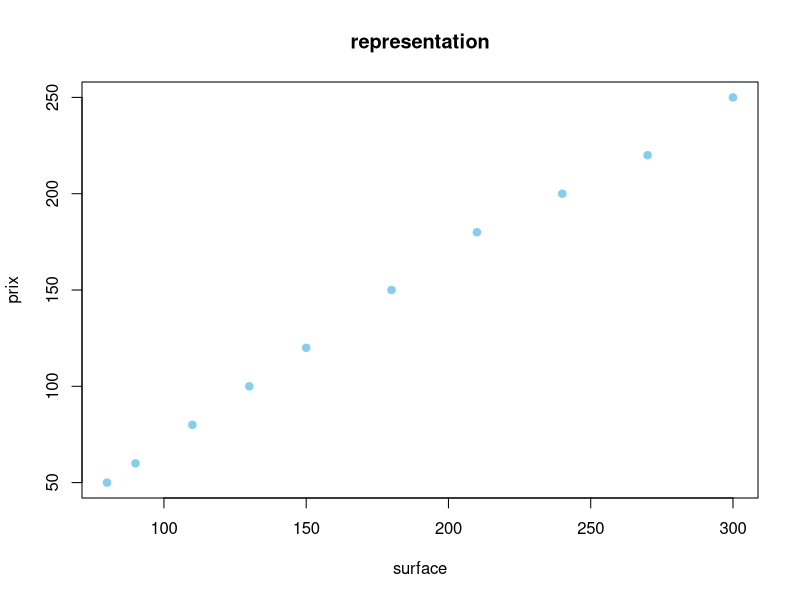
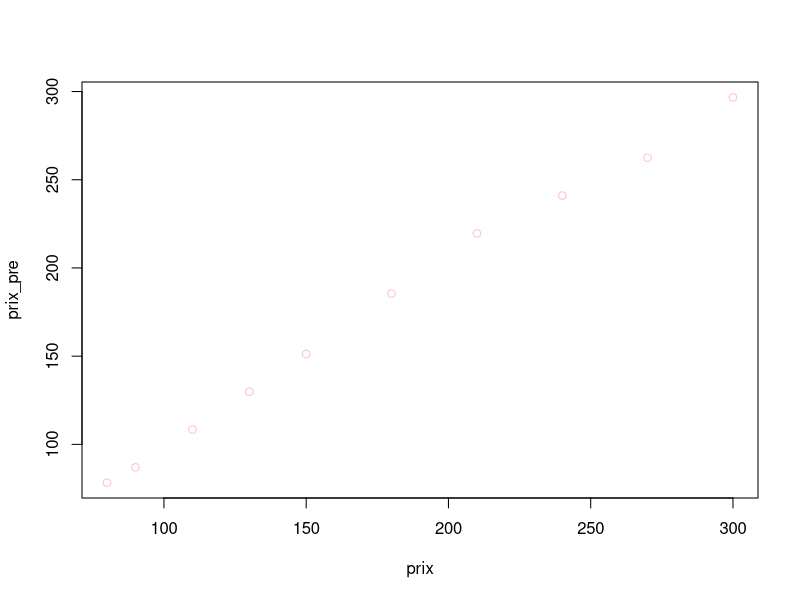

Recreate these plots in R, in order.
#===============
# Création du jeu de données
maisons <- data.frame(
  surface = c(50, 60, 80, 100, 120, 150, 180, 200, 220, 250),
  chambres = c(2, 2, 3, 3, 4, 4, 5, 5, 6, 6),
  distance = c(10, 9, 8, 7, 6, 5, 4, 3, 2, 1),  # distance du centre-ville (en km)
  prix = c(80, 90, 110, 130, 150, 180, 210, 240, 270, 300)  # prix en millions de F CFA
)

# Affichage des premières lignes
print(maisons)

str(maisons)
summary(maisons)
is.na(maisons)
duplicated(maisons)

cor(maisons)

plot(maisons$prix,maisons$surface,main="representation",xlab="surface",ylab="prix",col="skyblue",pch=19)

mod<- lm(prix~ chambres+surface+distance,data=maisons)
mod
summary(mod)

new<- data.frame(surface=130, chambres=3,distance=7)

predict(mod,new)
prix_pre<- predict(mod)
plot(maisons$prix,prix_pre,xlab = "prix",ylab = "prix_pre",col="pink")

#==============
